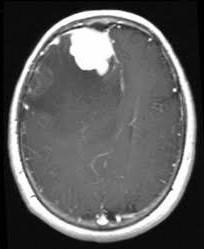
#> input picture disease_prediction/uploads/pred7.jpg, 204 x 249 px
$ python tumorcheck.py
#> lines starting #> are read from the running program, lines starting #| are printed output that depends on the picture
import cv2
from PIL import Image  # Add this line to import the Image module

# Load the image
image = cv2.imread("../../uploads/pred7.jpg")
#> image is the input picture: shape (249, 204, 3); min 0, max 255, mean 93.3
if image is None:
    print("Image not loaded. Check the file path.")
image_fromarray = Image.fromarray(image, 'RGB')

# Continue with the rest of your code...

resize_image = image_fromarray.resize((224, 224))
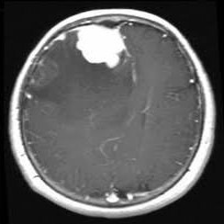
#> resize_image: PIL image 224x224 RGB; min 0, max 255, mean 93.3
#> (the run stopped early here; a loop or call above may not have finished)

$ run again, with disease_prediction/uploads/pred0.jpg copied over disease_prediction/uploads/pred7.jpg
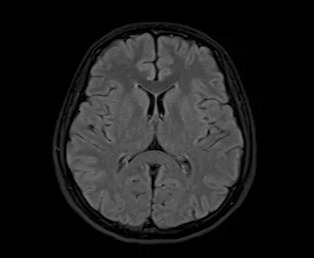
#> input picture disease_prediction/uploads/pred0.jpg, 314 x 258 px
#> image is the input picture: shape (258, 314, 3); min 0, max 133, mean 29.2
#> `resize_image = image_fromarray.resize((224, 224))`:
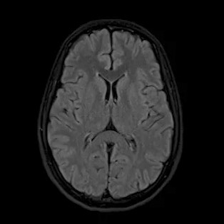
#> resize_image: PIL image 224x224 RGB; min 0, max 128, mean 29.2

$ run again, with disease_prediction/uploads/pred5.jpg copied over disease_prediction/uploads/pred7.jpg
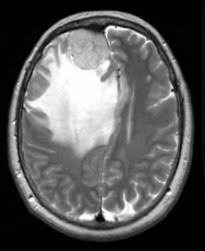
#> input picture disease_prediction/uploads/pred5.jpg, 205 x 251 px
#> image is the input picture: shape (251, 205, 3); min 0, max 255, mean 90.6
#> `resize_image = image_fromarray.resize((224, 224))`:
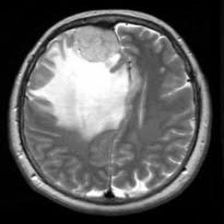
#> resize_image: PIL image 224x224 RGB; min 0, max 255, mean 90.6

$ run again, with disease_prediction/uploads/pred56.jpg copied over disease_prediction/uploads/pred7.jpg
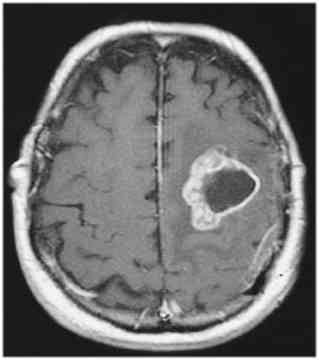
#> input picture disease_prediction/uploads/pred56.jpg, 319 x 360 px
#> image is the input picture: shape (360, 319, 3); min 10, max 255, mean 109.9
#> `resize_image = image_fromarray.resize((224, 224))`:
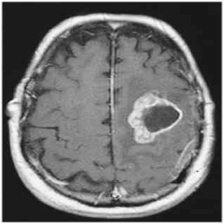
#> resize_image: PIL image 224x224 RGB; min 16, max 255, mean 109.9
